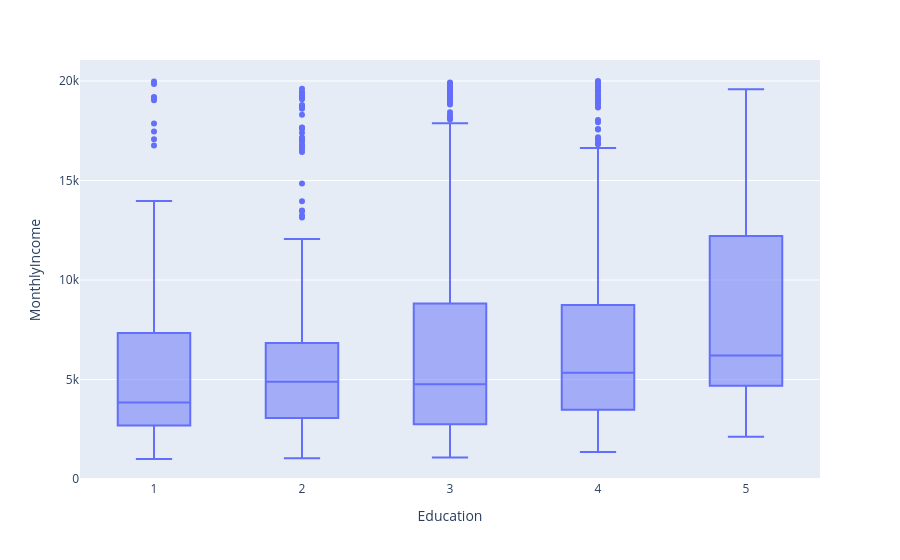
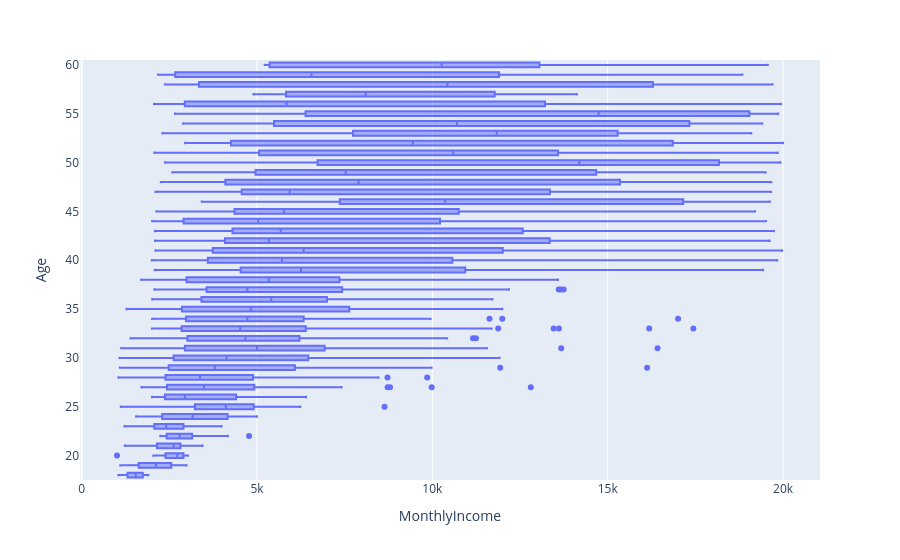

Here is the notebook cell these charts were saved with, in order:
### Markdown cell above
13. Does the income depend on the education level?

### Code cell
fig = px.box(df, x = "Education", y = "MonthlyIncome")
fig.show()

fig = px.box(df, x = "MonthlyIncome", y = "Age", orientation = "h")
fig.show()

### Figure 1 — Plotly figure (JSON) as saved in the notebook; plotly's stock layout.template omitted (floating-point values rounded to 4 significant figures; data arrays with more than 128 entries replaced by an {"elided": "..."} marker saying what was removed)
{"data": [{"alignmentgroup": "True", "hovertemplate": "Education=%{x}<br>MonthlyIncome=%{y}<extra></extra>", "legendgroup": "", "marker": {"color": "#636efa"}, "name": "", "notched": false, "offsetgroup": "", "orientation": "v", "showlegend": false, "type": "box", "x": {"elided": "1470 int values"}, "x0": " ", "xaxis": "x", "y": {"elided": "1470 int values"}, "y0": " ", "yaxis": "y"}], "layout": {"boxmode": "group", "legend": {"tracegroupgap": 0}, "margin": {"t": 60}, "xaxis": {"anchor": "y", "domain": [0, 1], "title": {"text": "Education"}}, "yaxis": {"anchor": "x", "domain": [0, 1], "title": {"text": "MonthlyIncome"}}}}

### Figure 2 — Plotly figure (JSON) as saved in the notebook; plotly's stock layout.template omitted (floating-point values rounded to 4 significant figures; data arrays with more than 128 entries replaced by an {"elided": "..."} marker saying what was removed)
{"data": [{"alignmentgroup": "True", "hovertemplate": "MonthlyIncome=%{x}<br>Age=%{y}<extra></extra>", "legendgroup": "", "marker": {"color": "#636efa"}, "name": "", "notched": false, "offsetgroup": "", "orientation": "h", "showlegend": false, "type": "box", "x": {"elided": "1470 int values"}, "x0": " ", "xaxis": "x", "y": {"elided": "1470 int values"}, "y0": " ", "yaxis": "y"}], "layout": {"boxmode": "group", "legend": {"tracegroupgap": 0}, "margin": {"t": 60}, "xaxis": {"anchor": "y", "domain": [0, 1], "title": {"text": "MonthlyIncome"}}, "yaxis": {"anchor": "x", "domain": [0, 1], "title": {"text": "Age"}}}}
